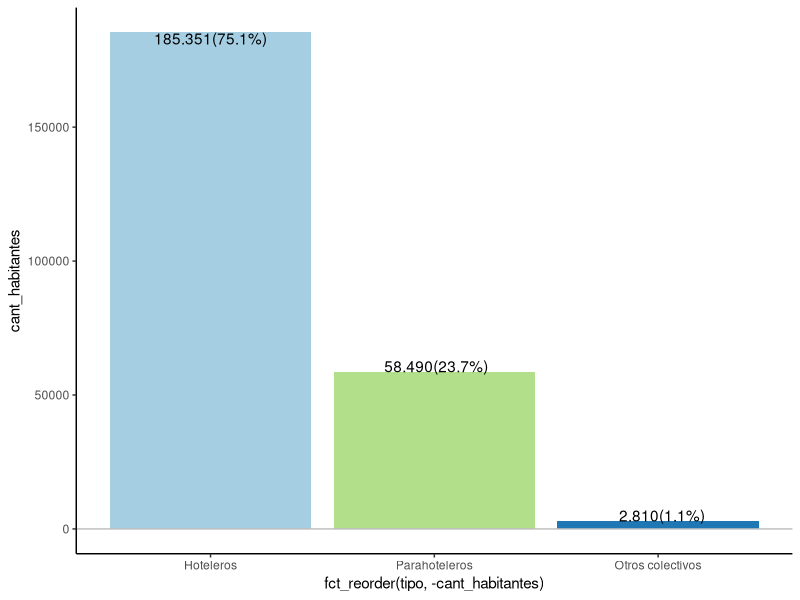

Generate this figure with R:
## ---- chunk 1
library(tidyverse)
## ---- chunk 2
df_puna <- read.csv("../../data/puna_base_agregada.csv", encoding = "latin1")
## ---- chunk 3
tabla <- df_puna %>%
  filter(indice_tiempo == 2022) %>%
  group_by(tipo) %>%
  summarise(cant_habitantes = sum(habitaciones, na.rm = TRUE)) %>%
  mutate(porc_habitantes = round(cant_habitantes / sum(cant_habitantes) * 100, 1))

tabla
## ---- chunk 4
ggplot(data = tabla, 
       aes(y = cant_habitantes, x = fct_reorder(tipo, -cant_habitantes))) +
  geom_col(aes(fill = tipo)) +
  # geom_text(aes(label = format(cant_habitantes, big.mark = ".")),
  #           vjust = "inward") +
  geom_text(aes(label = paste0(format(cant_habitantes,
                                      big.mark = "."), "(",porc_habitantes, "%)")),
            vjust = "inward") +
  geom_hline(yintercept = 0, color = "grey") + 
  scale_fill_brewer(type = "qual", 
                    palette = 3) +
  theme_classic() +
  theme(legend.position = "none")

